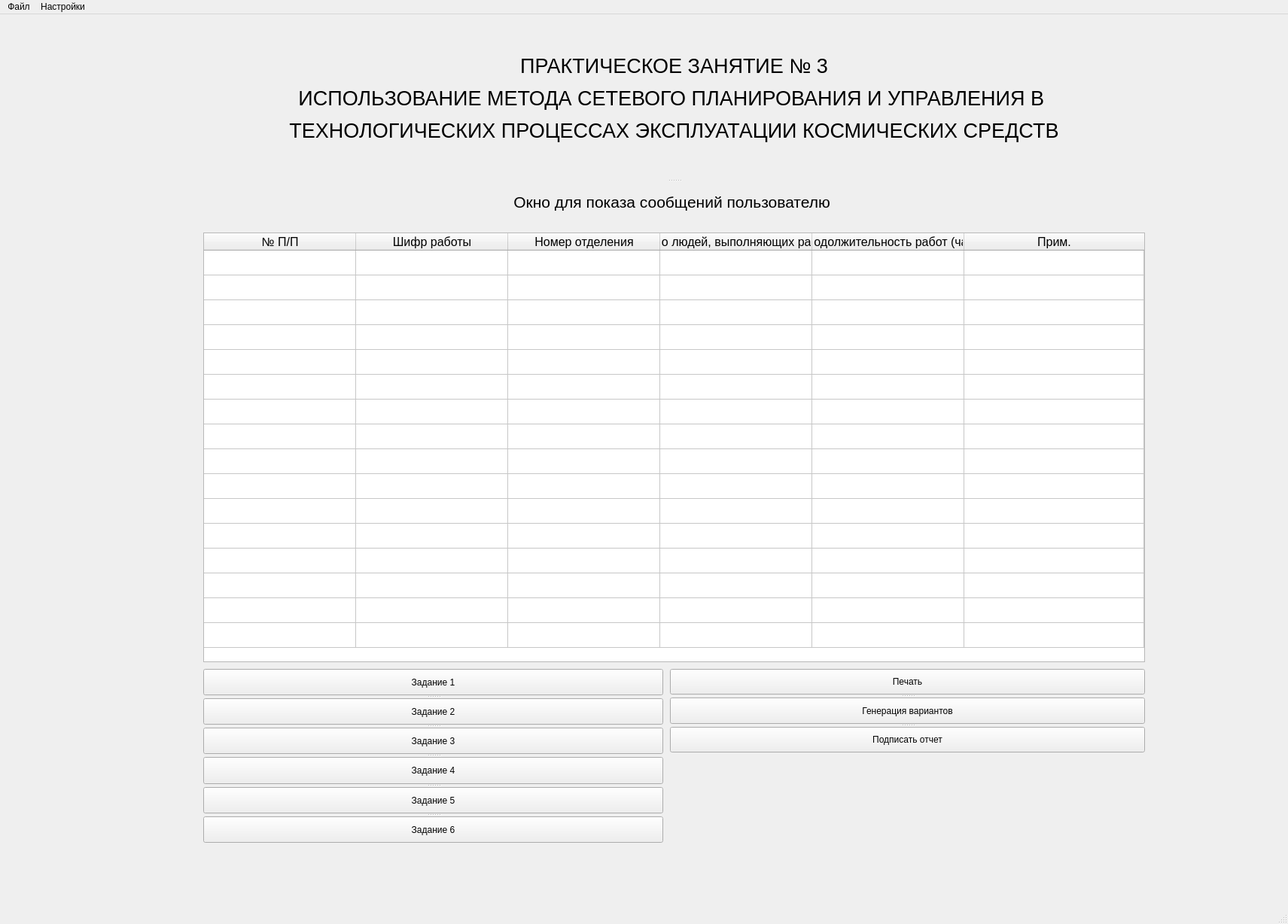
<?xml version="1.0" encoding="UTF-8"?>
<ui version="4.0">
 <class>MainMenu</class>
 <widget class="QMainWindow" name="MainMenu">
  <property name="windowModality">
   <enum>Qt::NonModal</enum>
  </property>
  <property name="geometry">
   <rect>
    <x>0</x>
    <y>0</y>
    <width>1711</width>
    <height>1228</height>
   </rect>
  </property>
  <property name="sizePolicy">
   <sizepolicy hsizetype="Preferred" vsizetype="Preferred">
    <horstretch>0</horstretch>
    <verstretch>0</verstretch>
   </sizepolicy>
  </property>
  <property name="windowTitle">
   <string>MainWindow</string>
  </property>
  <property name="iconSize">
   <size>
    <width>24</width>
    <height>24</height>
   </size>
  </property>
  <property name="animated">
   <bool>true</bool>
  </property>
  <property name="documentMode">
   <bool>false</bool>
  </property>
  <widget class="QWidget" name="centralwidget">
   <widget class="QSplitter" name="splitterLabel">
    <property name="geometry">
     <rect>
      <x>270</x>
      <y>10</y>
      <width>1251</width>
      <height>261</height>
     </rect>
    </property>
    <property name="lineWidth">
     <number>5</number>
    </property>
    <property name="midLineWidth">
     <number>5</number>
    </property>
    <property name="orientation">
     <enum>Qt::Vertical</enum>
    </property>
    <property name="handleWidth">
     <number>15</number>
    </property>
    <widget class="QLabel" name="labelWelcome">
     <property name="lineWidth">
      <number>5</number>
     </property>
     <property name="midLineWidth">
      <number>5</number>
     </property>
     <property name="text">
      <string>&lt;html&gt;&lt;head/&gt;&lt;body&gt;&lt;p align=&quot;center&quot;&gt;&lt;span style=&quot; font-family:'Times New Roman'; font-size:20pt; color:#000000;&quot;&gt;ПРАКТИЧЕСКОЕ ЗАНЯТИЕ № 3&lt;/span&gt;&lt;/p&gt;&lt;p align=&quot;center&quot;&gt;&lt;span style=&quot; font-family:'Times New Roman'; font-size:20pt; color:#000000;&quot;&gt;ИСПОЛЬЗОВАНИЕ МЕТОДА СЕТЕВОГО ПЛАНИРОВАНИЯ И УПРАВЛЕНИЯ В &lt;/span&gt;&lt;/p&gt;&lt;p align=&quot;center&quot;&gt;&lt;span style=&quot; font-family:'Times New Roman'; font-size:20pt; color:#000000;&quot;&gt;ТЕХНОЛОГИЧЕСКИХ ПРОЦЕССАХ ЭКСПЛУАТАЦИИ КОСМИЧЕСКИХ СРЕДСТВ&lt;/span&gt;&lt;/p&gt;&lt;/body&gt;&lt;/html&gt;</string>
     </property>
    </widget>
    <widget class="QLabel" name="Dialoglabel">
     <property name="text">
      <string>&lt;html&gt;&lt;head/&gt;&lt;body&gt;&lt;p align=&quot;center&quot;&gt;&lt;span style=&quot; font-size:16pt;&quot;&gt;Окно для показа сообщений пользователю &lt;/span&gt;&lt;/p&gt;&lt;/body&gt;&lt;/html&gt;</string>
     </property>
    </widget>
   </widget>
   <widget class="QTableWidget" name="tableVar">
    <property name="geometry">
     <rect>
      <x>270</x>
      <y>290</y>
      <width>1251</width>
      <height>571</height>
     </rect>
    </property>
    <property name="cursor" stdset="0">
     <cursorShape>ArrowCursor</cursorShape>
    </property>
    <property name="autoFillBackground">
     <bool>false</bool>
    </property>
    <property name="inputMethodHints">
     <set>Qt::ImhNone</set>
    </property>
    <property name="frameShadow">
     <enum>QFrame::Sunken</enum>
    </property>
    <property name="lineWidth">
     <number>2</number>
    </property>
    <property name="midLineWidth">
     <number>0</number>
    </property>
    <property name="autoScrollMargin">
     <number>16</number>
    </property>
    <property name="gridStyle">
     <enum>Qt::SolidLine</enum>
    </property>
    <property name="rowCount">
     <number>16</number>
    </property>
    <property name="columnCount">
     <number>6</number>
    </property>
    <attribute name="horizontalHeaderCascadingSectionResizes">
     <bool>false</bool>
    </attribute>
    <attribute name="horizontalHeaderMinimumSectionSize">
     <number>27</number>
    </attribute>
    <attribute name="horizontalHeaderDefaultSectionSize">
     <number>202</number>
    </attribute>
    <attribute name="horizontalHeaderHighlightSections">
     <bool>true</bool>
    </attribute>
    <attribute name="horizontalHeaderShowSortIndicator" stdset="0">
     <bool>false</bool>
    </attribute>
    <attribute name="horizontalHeaderStretchLastSection">
     <bool>true</bool>
    </attribute>
    <attribute name="verticalHeaderVisible">
     <bool>false</bool>
    </attribute>
    <attribute name="verticalHeaderCascadingSectionResizes">
     <bool>false</bool>
    </attribute>
    <attribute name="verticalHeaderDefaultSectionSize">
     <number>33</number>
    </attribute>
    <attribute name="verticalHeaderShowSortIndicator" stdset="0">
     <bool>false</bool>
    </attribute>
    <attribute name="verticalHeaderStretchLastSection">
     <bool>false</bool>
    </attribute>
    <row/>
    <row/>
    <row/>
    <row/>
    <row/>
    <row/>
    <row/>
    <row/>
    <row/>
    <row/>
    <row/>
    <row/>
    <row/>
    <row/>
    <row/>
    <row/>
    <column>
     <property name="text">
      <string>№ П/П</string>
     </property>
     <property name="font">
      <font>
       <pointsize>12</pointsize>
      </font>
     </property>
    </column>
    <column>
     <property name="text">
      <string>Шифр работы</string>
     </property>
     <property name="font">
      <font>
       <pointsize>12</pointsize>
      </font>
     </property>
    </column>
    <column>
     <property name="text">
      <string>Номер отделения</string>
     </property>
     <property name="font">
      <font>
       <pointsize>12</pointsize>
      </font>
     </property>
    </column>
    <column>
     <property name="text">
      <string>Число людей, выполняющих работы</string>
     </property>
     <property name="font">
      <font>
       <pointsize>12</pointsize>
      </font>
     </property>
    </column>
    <column>
     <property name="text">
      <string>Продолжительность работ (час)</string>
     </property>
     <property name="font">
      <font>
       <pointsize>12</pointsize>
      </font>
     </property>
    </column>
    <column>
     <property name="text">
      <string>Прим.</string>
     </property>
     <property name="font">
      <font>
       <pointsize>12</pointsize>
       <weight>50</weight>
       <bold>false</bold>
      </font>
     </property>
    </column>
   </widget>
   <widget class="QSplitter" name="splitter_3">
    <property name="geometry">
     <rect>
      <x>890</x>
      <y>870</y>
      <width>631</width>
      <height>111</height>
     </rect>
    </property>
    <property name="orientation">
     <enum>Qt::Vertical</enum>
    </property>
    <widget class="QPushButton" name="pushButton">
     <property name="text">
      <string>Печать</string>
     </property>
    </widget>
    <widget class="QPushButton" name="pushButton_2">
     <property name="text">
      <string>Генерация вариантов</string>
     </property>
    </widget>
    <widget class="QPushButton" name="pushButton_3">
     <property name="text">
      <string>Подписать отчет</string>
     </property>
    </widget>
   </widget>
   <widget class="QSplitter" name="splitterTask">
    <property name="geometry">
     <rect>
      <x>270</x>
      <y>870</y>
      <width>611</width>
      <height>231</height>
     </rect>
    </property>
    <property name="orientation">
     <enum>Qt::Vertical</enum>
    </property>
    <widget class="QPushButton" name="btnTask1">
     <property name="text">
      <string>Задание 1</string>
     </property>
    </widget>
    <widget class="QPushButton" name="btnTask2">
     <property name="text">
      <string>Задание 2</string>
     </property>
    </widget>
    <widget class="QPushButton" name="btnTask3">
     <property name="text">
      <string>Задание 3</string>
     </property>
    </widget>
    <widget class="QPushButton" name="btnTask4">
     <property name="text">
      <string>Задание 4</string>
     </property>
    </widget>
    <widget class="QPushButton" name="btnTask5">
     <property name="text">
      <string>Задание 5</string>
     </property>
    </widget>
    <widget class="QPushButton" name="btnTask6">
     <property name="text">
      <string>Задание 6</string>
     </property>
    </widget>
   </widget>
  </widget>
  <widget class="QMenuBar" name="menubar">
   <property name="geometry">
    <rect>
     <x>0</x>
     <y>0</y>
     <width>1711</width>
     <height>21</height>
    </rect>
   </property>
   <widget class="QMenu" name="menuFile">
    <property name="title">
     <string>Файл</string>
    </property>
    <addaction name="actionOpen"/>
    <addaction name="actionSave"/>
    <addaction name="actionPrint"/>
   </widget>
   <widget class="QMenu" name="menuSetting">
    <property name="title">
     <string>Настройки</string>
    </property>
    <addaction name="actionSetting"/>
   </widget>
   <addaction name="menuFile"/>
   <addaction name="menuSetting"/>
  </widget>
  <widget class="QStatusBar" name="statusbar"/>
  <action name="actionOpen">
   <property name="text">
    <string>Открыть</string>
   </property>
  </action>
  <action name="actionSave">
   <property name="text">
    <string>Сохранить</string>
   </property>
  </action>
  <action name="actionSetting">
   <property name="text">
    <string>Настройки</string>
   </property>
  </action>
  <action name="actionPrint">
   <property name="text">
    <string>Печать отчета</string>
   </property>
  </action>
 </widget>
 <resources/>
 <connections/>
</ui>
